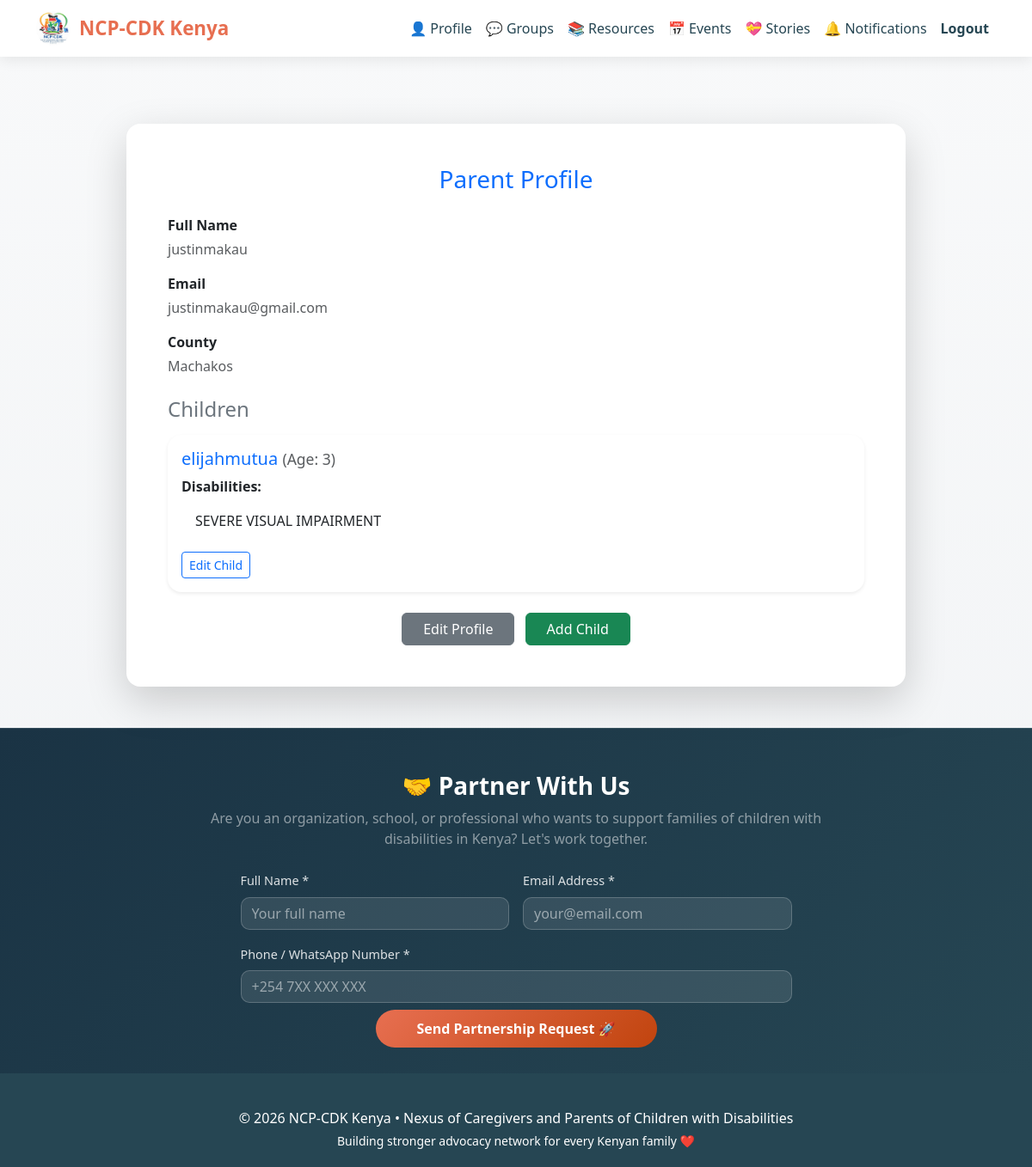
Page /profile (signed in) on the committed database.
### app/models.py (models this page shows, shortened)
class User(UserMixin, db.Model):
    id = db.Column(db.Integer, primary_key=True)
    email = db.Column(db.String(120), unique=True, nullable=False)
    password_hash = db.Column(db.String(256), nullable=False)
    name = db.Column(db.String(100))
    county = db.Column(db.String(50))
    is_admin = db.Column(db.Boolean, default=False)
    created_at = db.Column(db.DateTime, default=datetime.utcnow)
    password_reset_token = db.Column(db.String(256), nullable=True)
    password_reset_expiration = db.Column(db.DateTime, nullable=True)
    children = db.relationship('Child', back_populates='parent', cascade="all, delete-orphan")
    groups = db.relationship('SupportGroup', secondary=group_members, back_populates='members')
    messages = db.relationship('GroupMessage', back_populates='author', cascade="all, delete-orphan")
    stories = db.relationship('Story', back_populates='author', cascade="all, delete-orphan")
    notifications = db.relationship('Notification', back_populates='user', cascade="all, delete-orphan")

class Child(db.Model):
    id = db.Column(db.Integer, primary_key=True)
    name = db.Column(db.String(100), nullable=False)
    age = db.Column(db.Integer, nullable=False)
    parent_id = db.Column(db.Integer, db.ForeignKey('user.id'))
    parent = db.relationship('User', back_populates='children')
    disabilities = db.relationship('DisabilitySubcategory', secondary=child_disabilities, back_populates='children')

class DisabilitySubcategory(db.Model):
    id = db.Column(db.Integer, primary_key=True)
    name = db.Column(db.String(100), nullable=False)
    category_id = db.Column(db.Integer, db.ForeignKey('disability_category.id'), nullable=False)
    category = db.relationship('DisabilityCategory', back_populates='subcategories')
    children = db.relationship('Child', secondary=child_disabilities, back_populates='disabilities')

### app/routes.py (the view)
@main_bp.route('/profile')
@login_required
def profile():
    return render_template('profile.html', user=current_user)

### app/models.py (called while the page is built)
@login_manager.user_loader
def load_user(id):
    return User.query.get(int(id))

### app/templates/profile.html (shortened to what this page needs)
{% extends "base.html" %}
{% block content %}
<div class="container mt-5">
  <div class="row justify-content-center">
    <div class="col-lg-10">
      <div class="card shadow-lg border-0 rounded-4 animate__animated animate__fadeInUp">
        <div class="card-body p-5" data-aos="zoom-in" data-aos-duration="800">
          <h3 class="text-center text-primary mb-4 animate__animated animate__fadeInDown">Parent Profile</h3>
          <div class="mb-4 animate__animated animate__fadeIn">
            <p class="fw-bold mb-1">Full Name</p>
            <p class="text-muted">{{ user.name }}</p>
            <p class="fw-bold mb-1">Email</p>
            <p class="text-muted">{{ user.email }}</p>
            <p class="fw-bold mb-1">County</p>
            <p class="text-muted">{{ user.county }}</p>
          </div>
          <h4 class="text-secondary mb-3">Children</h4>
          {% if user.children %}
            {% for child in user.children %}
            <div class="card mb-3 shadow-sm border-0 animate__animated animate__fadeInUp" data-aos="fade-up" data-aos-delay="{{ loop.index * 100 }}">
              <div class="card-body">
                <h5 class="card-title text-primary">
                  {{ child.name }} <small class="text-muted">(Age: {{ child.age }})</small>
                </h5>
                <p class="fw-bold mb-2">Disabilities:</p>
                {% if child.disabilities %}
                  <ul class="list-group list-group-flush">
                    {% for disability in child.disabilities %}
                    <li class="list-group-item">{{ disability.name }}</li>
                    {% endfor %}
                  </ul>
                {% else %}
                  <p class="text-muted">No disabilities recorded.</p>
                {% endif %}
                <div class="mt-3">
                  <a href="{{ url_for('main.edit_child', child_id=child.id) }}" class="btn btn-sm btn-outline-primary">Edit Child</a>
                </div>
              </div>
            </div>
            {% endfor %}
          {% else %}
            <p class="text-muted animate__animated animate__fadeIn">No children added yet.</p>
          {% endif %}
          <div class="text-center mt-4 animate__animated animate__fadeInUp">
            <a href="{{ url_for('main.edit_profile') }}" class="btn btn-secondary px-4">Edit Profile</a>
            <a href="{{ url_for('main.add_child') }}" class="btn btn-success px-4 ms-2">Add Child</a>
          </div>
        </div>
      </div>
    </div>
  </div>
</div>
{% endblock %}

### app/templates/base.html (style rules this page uses)
:root { --primary: #e76f51; --secondary: #2a9d8f; --accent: #264653; }
body { font-family: 'Segoe UI', system-ui, -apple-system, sans-serif; background: linear-gradient(to bottom, #f8f9fa, #f1f3f5); color: var(--accent); min-height: 100vh; opacity: 0; transition: opacity 0.6s ease-in-out; }
body.loaded { opacity: 1; }
.card { border: none; border-radius: 16px; box-shadow: 0 10px 30px rgba(0,0,0,0.08); transition: all 0.3s; }

### rows in the picture
User: name "justinmakau", email "justinmakau@gmail.com", county "Machakos"
Child: name "elijahmutua", age "3"
DisabilitySubcategory: name "SEVERE VISUAL IMPAIRMENT"
